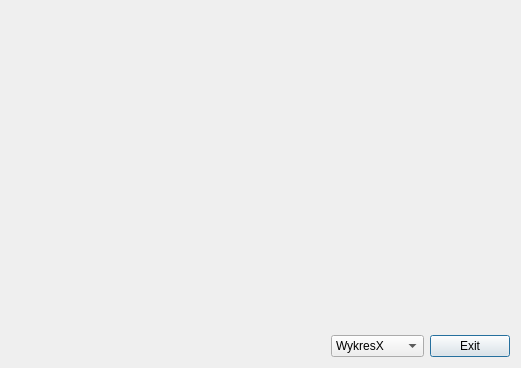
<?xml version="1.0" encoding="UTF-8"?>
<ui version="4.0">
 <class>gamewindow</class>
 <widget class="QDialog" name="gamewindow">
  <property name="geometry">
   <rect>
    <x>0</x>
    <y>0</y>
    <width>521</width>
    <height>368</height>
   </rect>
  </property>
  <property name="windowTitle">
   <string>Dialog</string>
  </property>
  <layout class="QGridLayout" name="gridLayout">
   <item row="0" column="1">
    <spacer name="verticalSpacer">
     <property name="orientation">
      <enum>Qt::Vertical</enum>
     </property>
     <property name="sizeHint" stdset="0">
      <size>
       <width>20</width>
       <height>315</height>
      </size>
     </property>
    </spacer>
   </item>
   <item row="1" column="0">
    <spacer name="horizontalSpacer">
     <property name="orientation">
      <enum>Qt::Horizontal</enum>
     </property>
     <property name="sizeHint" stdset="0">
      <size>
       <width>317</width>
       <height>20</height>
      </size>
     </property>
    </spacer>
   </item>
   <item row="1" column="1">
    <layout class="QHBoxLayout" name="horizontalLayout">
     <item>
      <widget class="QComboBox" name="comboBox">
       <item>
        <property name="text">
         <string>WykresX</string>
        </property>
       </item>
       <item>
        <property name="text">
         <string>WykresY</string>
        </property>
       </item>
       <item>
        <property name="text">
         <string>WykresZ</string>
        </property>
       </item>
       <item>
        <property name="text">
         <string>WykresXYZ</string>
        </property>
       </item>
      </widget>
     </item>
     <item>
      <widget class="QPushButton" name="pushButton">
       <property name="text">
        <string>Exit</string>
       </property>
      </widget>
     </item>
    </layout>
   </item>
  </layout>
 </widget>
 <resources/>
 <connections/>
</ui>
